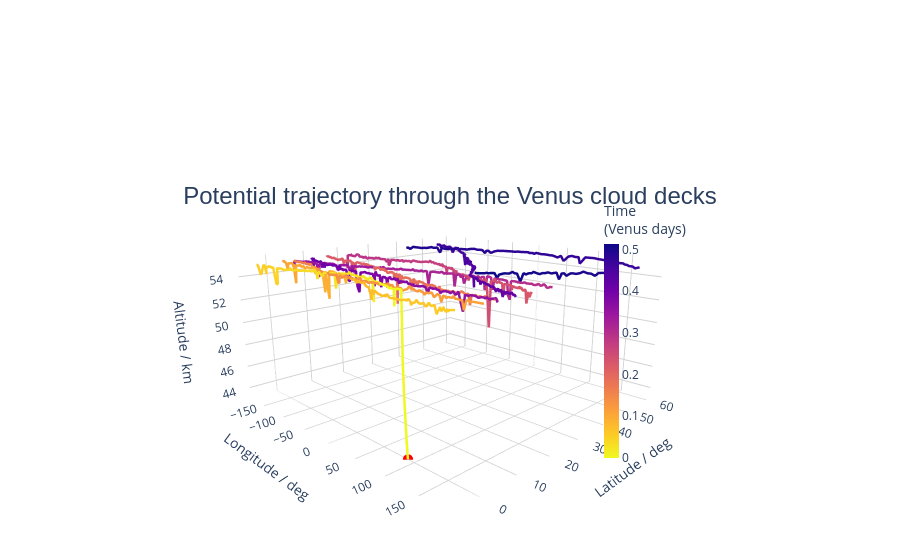

Write notebook code for a chart like this one.
### Code cell
from visualisations import traj3d
ds = xr.open_zarr('outputs/Balloon_lon90_lat50_alt43.zarr')
traj3d(ds, 100) # 3D plot of the first trajectory

### Figure 1 — Plotly figure (JSON) as saved in the notebook; plotly's stock layout.template omitted (floating-point values rounded to 4 significant figures; data arrays with more than 128 entries replaced by an {"elided": "..."} marker saying what was removed)
{"data": [{"hoverinfo": "skip", "line": {"color": {"elided": "1449 float values"}, "colorbar": {"len": 0.6, "thickness": 15, "tickfont": {"size": 12}, "title": {"text": "Time<br>(Venus days)"}, "x": 0.66}, "colorscale": [[0, "#f0f921"], [0.1111, "#fdca26"], [0.2222, "#fb9f3a"], [0.3333, "#ed7953"], [0.4444, "#d8576b"], [0.5556, "#bd3786"], [0.6667, "#9c179e"], [0.7778, "#7201a8"], [0.8889, "#46039f"], [1, "#0d0887"]], "showscale": true, "width": 5}, "mode": "lines", "name": "Trajectory 93", "type": "scatter3d", "x": {"elided": "1449 float values"}, "y": {"elided": "1449 float values"}, "z": {"elided": "1449 float values"}}, {"hoverinfo": "skip", "marker": {"color": "red", "size": 6, "symbol": "circle"}, "mode": "markers", "showlegend": false, "type": "scatter3d", "x": [90], "y": [0], "z": [43]}], "layout": {"margin": {"b": 0, "l": 0, "r": 0, "t": 100}, "paper_bgcolor": "white", "plot_bgcolor": "white", "scene": {"aspectmode": "manual", "aspectratio": {"x": 1, "y": 1, "z": 0.5}, "bgcolor": "white", "camera": {"center": {"x": 0, "y": 0, "z": 0}, "eye": {"x": 1.3, "y": -1.3, "z": 0.5}, "up": {"x": 0, "y": 0, "z": 1}}, "xaxis": {"backgroundcolor": "white", "gridcolor": "lightgrey", "title": {"text": "Longitude / deg"}}, "yaxis": {"backgroundcolor": "white", "gridcolor": "lightgrey", "title": {"text": "Latitude / deg"}}, "zaxis": {"backgroundcolor": "white", "gridcolor": "lightgrey", "range": [43, 55.67], "title": {"text": "Altitude / km"}}}, "showlegend": false, "title": {"font": {"family": "Arial", "size": 24}, "text": "Potential trajectory through the Venus cloud decks", "x": 0.5, "y": 0.65}}}
